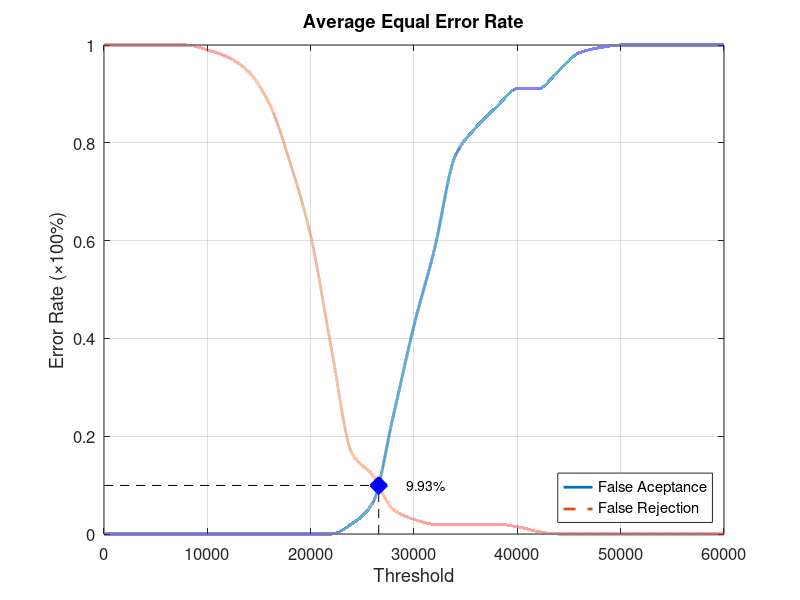
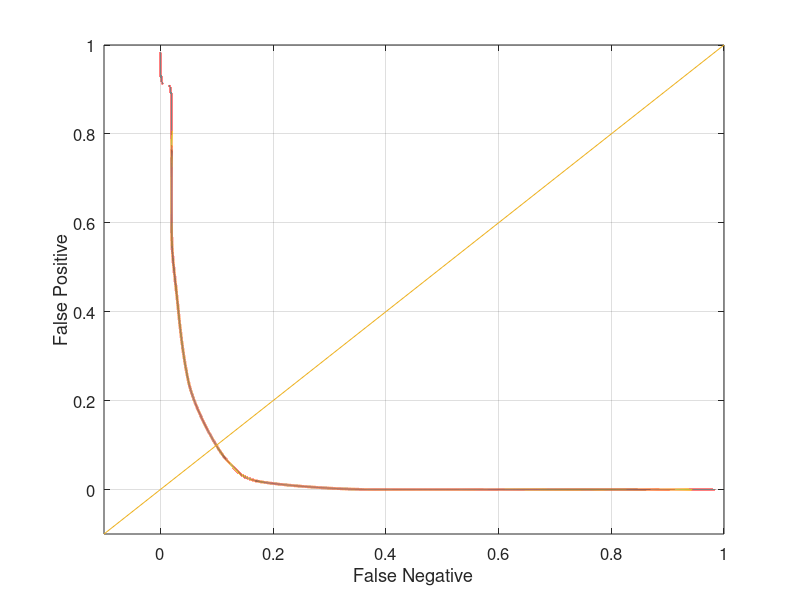

These figures' MATLAB source, in order:
function yEER = Database2_2
close all;
clear;
clc;
x = 0:2000:60000;
xq = 0:0.5:60000;

y0 = [0 0 0 0 0 0 0 0 0 0 0 0 0.0210526 0.0631579 0.242105 0.426316 0.584211 0.773684 0.831579 0.873684 0.910526 0.910526 0.947368 0.984211 0.994737 1 1 1 1 1 1];
yy0 = interp1(x, y0, xq, 'pchip');
y1 = [1 1 1 1 1 0.99 0.975 0.945 0.88 0.76 0.61 0.38 0.165 0.12 0.05 0.03 0.02 0.02 0.02 0.02 0.015 0.005 0 0 0 0 0 0 0 0 0];
yy1 = interp1(x, y1, xq, 'pchip');

% Calculating EER: 
y2 = abs(y0 - y1);
find(y2 == min(y2))
yy2 = abs(yy0 - yy1);
xEER = find(yy2 == min(yy2));
xEERIndex = xq(xEER) % X-axis EER
yEER = yy0(xEER) % Y-axis EER

main = figure
plot(xq, yy0,'-','LineWidth', 2);	hold on
plot(xq, yy1,'--','LineWidth', 2);	hold on
plot([xEERIndex xEERIndex], [0 yEER], 'k--');	hold on
plot([0 xEERIndex], [yEER yEER], 'k--');	hold on
plot(xEERIndex, yEER, 'bx', 'LineWidth', 10);	hold on
text(xEERIndex + 10 * xEERIndex / 100, yEER, [num2str(round((10000 * yEER)) / 100) '%'])
legend('False Aceptance', 'False Rejection', 'Location', 'SouthEast')
xlabel('Threshold')
ylabel('Error Rate (\times100%)')
title('Average Equal Error Rate')
set(gca, 'FontSize', 12)
axis([0 60000 0 1])
grid on

print(main, 'Database2_2Main', '-dpng');
FNRxFPR = figure('Color', [1 1 1]);
plot(yy1, yy0, '-', yy1, yy0, 'LineWidth', 2);
hold on
y = -0.1:0.1:1
plot(y, y); 
set(gca, 'FontSize', 12)
xlabel('False Negative')
ylabel('False Positive')
axis([-0.1 1 -0.1 1])
set(gca, 'FontSize', 12)
grid on

print(FNRxFPR, 'Database2_2FNRxFPR','-dpng');
end
